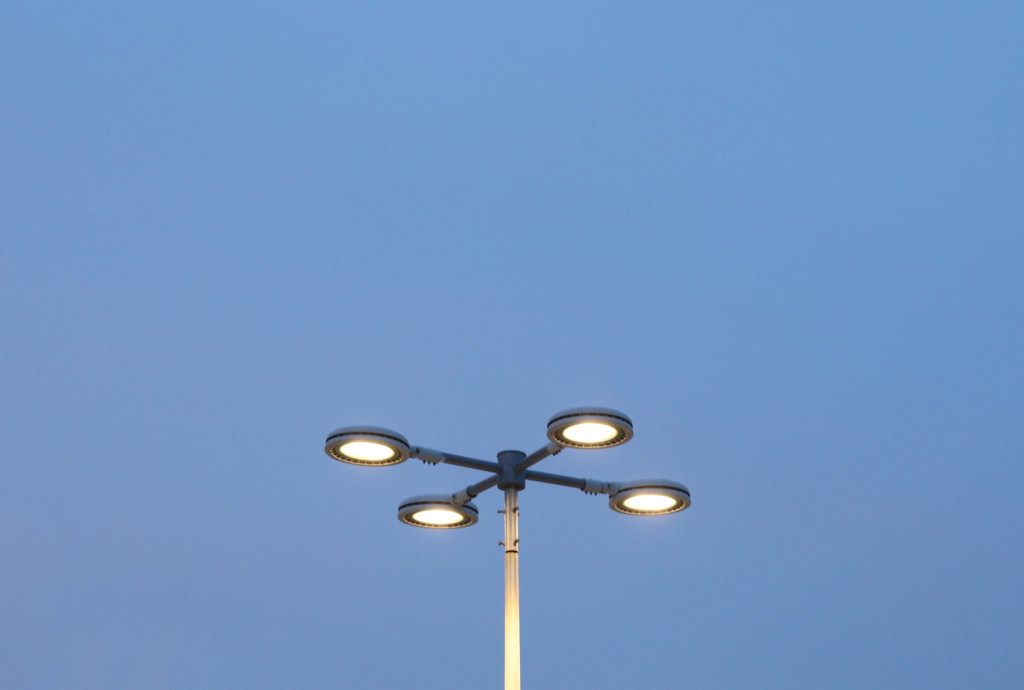
#> input picture test.jpg, 2048 x 1380 px (shown at 1/2 size)
$ python -i preprocessing.py   (imports and definitions only)
#> lines starting #> are read from the running program, lines starting #| are printed output that depends on the picture
"""
utils/preprocessing.py
=======================
Image preprocessing and low-light enhancement utilities
for the Streetlight Outage Detection system.

Techniques used:
  - CLAHE (Contrast Limited Adaptive Histogram Equalization)
  - Gamma correction
  - Denoising
  - Brightness/contrast normalization
"""

import cv2
import numpy as np


# ─────────────────────────────────────────────
# 1. CLAHE — Adaptive Contrast Enhancement
# ─────────────────────────────────────────────
def apply_clahe(image: np.ndarray,
                clip_limit: float = 2.0,
                tile_grid: tuple = (8, 8)) -> np.ndarray:
    """
    Apply CLAHE on the L-channel of the image (LAB color space).
    Excellent for improving visibility in dark street scenes.

    Args:
        image      : BGR image (numpy array)
        clip_limit : Threshold for contrast limiting
        tile_grid  : Size of grid for histogram equalization

    Returns:
        Enhanced BGR image
    """
    # Convert BGR → LAB color space
    lab = cv2.cvtColor(image, cv2.COLOR_BGR2LAB)
    l_channel, a_channel, b_channel = cv2.split(lab)

    # Apply CLAHE only to the L (luminance) channel
    clahe = cv2.createCLAHE(clipLimit=clip_limit, tileGridSize=tile_grid)
    l_enhanced = clahe.apply(l_channel)

    # Merge back and convert to BGR
    lab_enhanced = cv2.merge([l_enhanced, a_channel, b_channel])
    enhanced = cv2.cvtColor(lab_enhanced, cv2.COLOR_LAB2BGR)
    return enhanced


# ─────────────────────────────────────────────
# 2. Gamma Correction — Brighten Dark Images
# ─────────────────────────────────────────────
def gamma_correction(image: np.ndarray, gamma: float = 1.5) -> np.ndarray:
    """
    Apply gamma correction to brighten or darken an image.
    gamma > 1.0 → brightens (useful for night-time images)
    gamma < 1.0 → darkens

    Args:
        image : BGR image (numpy array)
        gamma : Gamma value (default 1.5 for mild brightening)

    Returns:
        Gamma-corrected BGR image
    """
    inv_gamma = 1.0 / gamma
    # Build a lookup table for fast pixel-wise transformation
    table = np.array([
        ((i / 255.0) ** inv_gamma) * 255
        for i in np.arange(256)
    ]).astype("uint8")
    return cv2.LUT(image, table)


# ─────────────────────────────────────────────
# 3. Denoising — Remove Noise from Low-Light
# ─────────────────────────────────────────────
# [55 lines left out: functions denoise_image, auto_brightness_contrast, not called in this run]


# ─────────────────────────────────────────────
# 5. Composite Low-Light Enhancement Pipeline
# ─────────────────────────────────────────────
def enhance_low_light(image: np.ndarray,
                      use_clahe: bool = True,
                      use_gamma: bool = True,
                      use_denoise: bool = False,
                      gamma_value: float = 1.4) -> np.ndarray:
    """
    Full low-light enhancement pipeline combining multiple techniques.
    Applied automatically during inference for nighttime images.

    Args:
        image      : Input BGR image
        use_clahe  : Apply CLAHE enhancement
        use_gamma  : Apply gamma correction
        use_denoise: Apply denoising (slower, optional)
        gamma_value: Gamma for correction

    Returns:
        Enhanced BGR image
    """
    enhanced = image.copy()

    # Step 1 — Denoise (optional, computationally expensive)
    if use_denoise:
        enhanced = denoise_image(enhanced)

    # Step 2 — Gamma correction to lift dark regions
    if use_gamma:
        enhanced = gamma_correction(enhanced, gamma=gamma_value)

    # Step 3 — CLAHE for adaptive local contrast
    if use_clahe:
        enhanced = apply_clahe(enhanced)

    return enhanced


# ─────────────────────────────────────────────
# 6. Detect Image Brightness (Auto-trigger)
# ─────────────────────────────────────────────
# [42 lines left out: functions is_low_light, preprocess_for_inference, not called in this run]

>>> import cv2
>>> picture = cv2.imread('../test.jpg')
#> picture is the input picture: shape (1380, 2048, 3); mean B, G, R 197.2, 149.3, 113.2
>>> result = enhance_low_light(picture)
#> in gamma_correction, `return cv2.LUT(image, table)`:
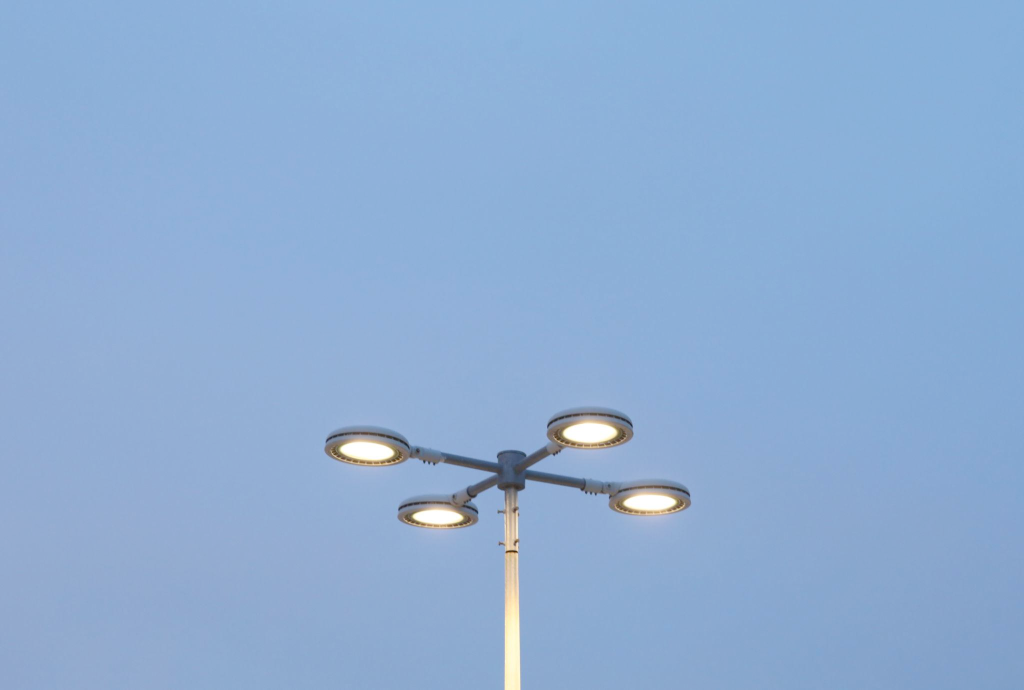
#> returned value: shape (1380, 2048, 3) (shown at 1/2 size); mean of channels 0, 1, 2 211.5, 173.4, 142.1; drawn as B, G, R
#> in apply_clahe, `lab = cv2.cvtColor(image, cv2.COLOR_BGR2LAB)`: lab: shape (1380, 2048, 3); mean of channels 0, 1, 2 178.2, 126.5, 105.3
#> in apply_clahe, `l_channel, a_channel, b_channel = cv2.split(lab)`:
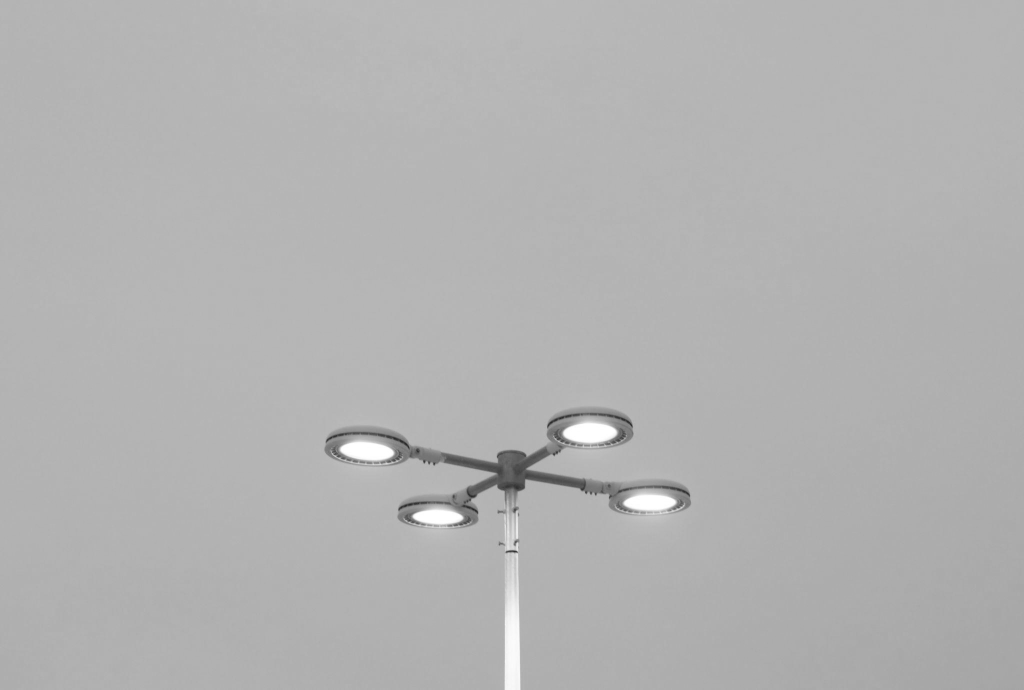
#> l_channel: shape (1380, 2048) (shown at 1/2 size); min 28, max 255, mean 178.2
#> in apply_clahe, `l_channel, a_channel, b_channel = cv2.split(lab)`:
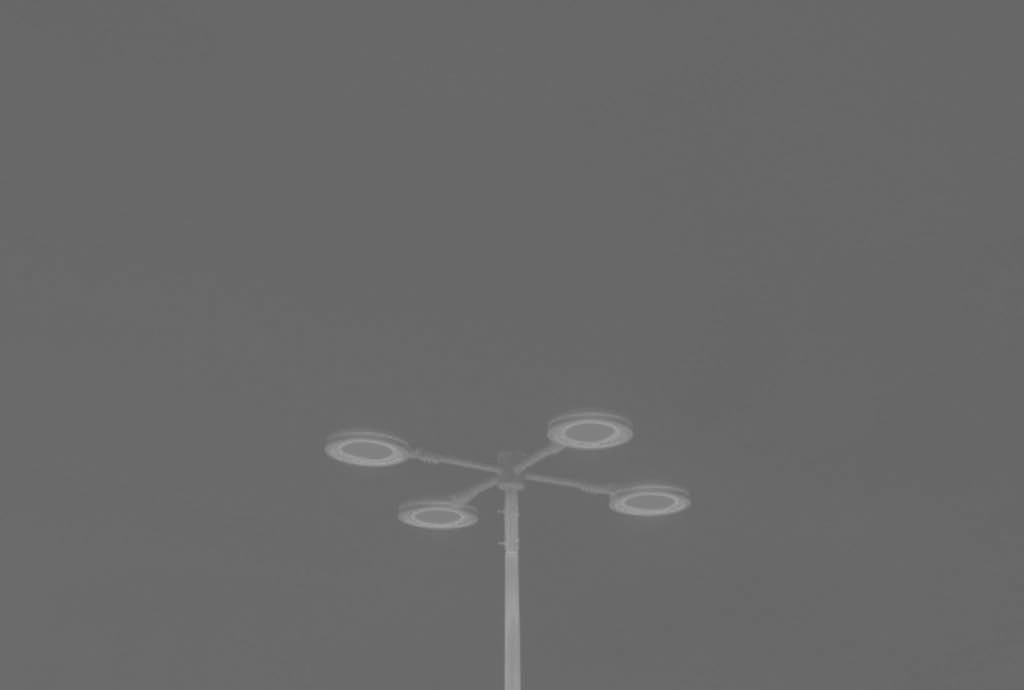
#> b_channel: shape (1380, 2048) (shown at 1/2 size); min 100, max 168, mean 105.3
#> in apply_clahe, `lab_enhanced = cv2.merge([l_enhanced, a_channel, b_channel])`: lab_enhanced: shape (1380, 2048, 3); mean of channels 0, 1, 2 176.7, 126.5, 105.3
